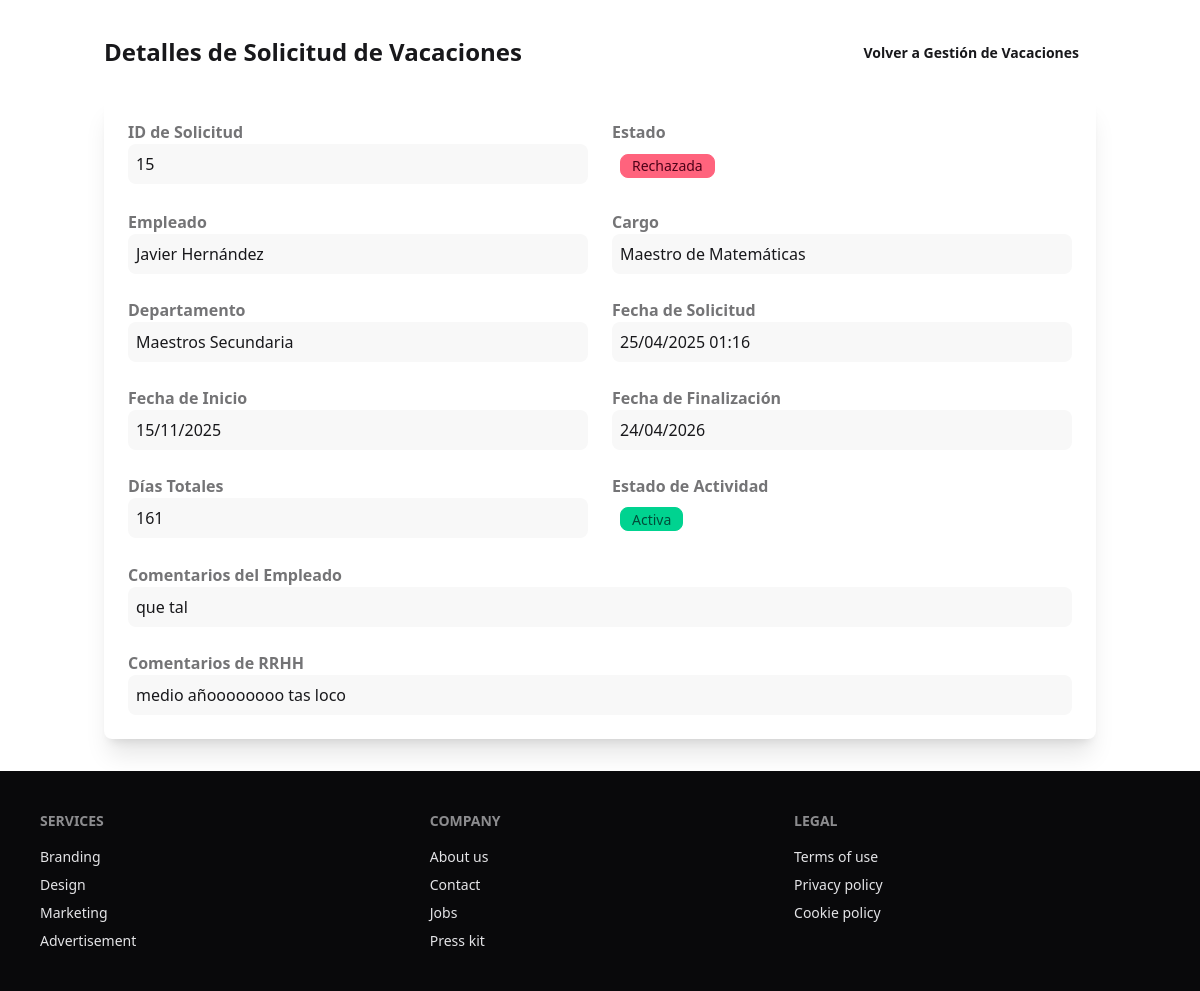
The page /rrhh/vacaciones/ver_vacaciones.php?id=15 (signed in) on the database its author committed.
### tables this page shows
CREATE TABLE `VACACIONES` (
  `id_vacaciones` int(11) NOT NULL,
  `id_empleado` int(11) DEFAULT NULL,
  `fecha_inicio` date DEFAULT NULL,
  `fecha_finalizacion` date DEFAULT NULL,
  `estado` tinyint(1) DEFAULT NULL,
  `dias_totales` int(11) DEFAULT NULL,
  `comentarios` text DEFAULT NULL,
  `estado_aprobacion` enum('pendiente','aprobada','rechazada') DEFAULT 'pendiente',
  `fecha_solicitud` timestamp NULL DEFAULT current_timestamp(),
  `comentario_rrhh` text DEFAULT NULL
);

CREATE TABLE `EMPLEADOS` (
  `id_empleado` int(11) NOT NULL,
  `cargo` varchar(50) DEFAULT NULL,
  `fecha_nacimiento` date DEFAULT NULL,
  `fecha_ingreso_escuela` date DEFAULT NULL,
  `rfc` varchar(13) DEFAULT NULL,
  `estado_activo` tinyint(1) DEFAULT NULL,
  `nss` varchar(20) DEFAULT NULL,
  `domicilio` varchar(255) DEFAULT NULL,
  `telefono_personal` varchar(20) DEFAULT NULL,
  `curp` varchar(18) DEFAULT NULL,
  `id_departamento` int(11) DEFAULT NULL,
  `correo` varchar(100) DEFAULT NULL,
  `contraseña` varchar(255) DEFAULT NULL,
  `foto_de_perfil` blob DEFAULT NULL,
  `nickname` varchar(50) DEFAULT NULL,
  `historial_permisos` text DEFAULT NULL,
  `rol` varchar(100) DEFAULT NULL
);

CREATE TABLE `DEPARTAMENTO` (
  `id_departamento` int(11) NOT NULL,
  `tipo` varchar(50) DEFAULT NULL,
  `nombre_departamento` varchar(100) DEFAULT NULL
);

### rrhh/vacaciones/ver_vacaciones.php (the view, shortened to what this page needs)
<?php
require_once '../../config/config.php';
include '../../includes/header.php';
$conn = new mysqli($db_host, $db_user, $db_password, $db_name);
$conn->set_charset("utf8");
$id_vacaciones = filter_var($_GET['id'], FILTER_SANITIZE_NUMBER_INT);
$sql = "SELECT v.*, e.nickname, e.cargo, d.nombre_departamento
        FROM VACACIONES v
        JOIN EMPLEADOS e ON v.id_empleado = e.id_empleado
        JOIN DEPARTAMENTO d ON e.id_departamento = d.id_departamento
        WHERE v.id_vacaciones = ?";
$stmt = $conn->prepare($sql);
$stmt->bind_param("i", $id_vacaciones);
$stmt->execute();
$result = $stmt->get_result();
$vacaciones = $result->fetch_assoc();
?>
<div class="container mx-auto px-4 py-8">
    <div class="flex justify-between items-center mb-6">
        <h1 class="text-2xl font-bold">Detalles de Solicitud de Vacaciones</h1>
        <div class="flex space-x-4">
            <a href="index.php" class="btn btn-ghost">
                Volver a Gestión de Vacaciones
            </a>
        </div>
    </div>
    <div class="bg-base-100 shadow-xl rounded-lg p-6">
        <div class="grid grid-cols-1 md:grid-cols-2 gap-6">
            <div class="form-control">
                <label class="label">
                    <span class="label-text font-bold">ID de Solicitud</span>
                </label>
                <div class="p-2 bg-base-200 rounded-lg">
                    <?php echo $vacaciones['id_vacaciones']; ?>
                </div>
            </div>
            <div class="form-control">
                <label class="label">
                    <span class="label-text font-bold">Estado</span>
                </label>
                <div class="p-2">
                    <span class="badge <?php
                        echo isset($vacaciones['estado_aprobacion']) ?
                            ($vacaciones['estado_aprobacion'] == 'aprobada' ? 'badge-success' :
                            ($vacaciones['estado_aprobacion'] == 'rechazada' ? 'badge-error' : 'badge-warning'))
                            : 'badge-warning';
                    ?>">
                        <?php
                        echo isset($vacaciones['estado_aprobacion']) ?
                            ($vacaciones['estado_aprobacion'] == 'aprobada' ? 'Aprobada' :
                            ($vacaciones['estado_aprobacion'] == 'rechazada' ? 'Rechazada' : 'Pendiente'))
                            : 'Pendiente';
                        ?>
                    </span>
                </div>
            </div>
            <div class="form-control">
                <label class="label">
                    <span class="label-text font-bold">Empleado</span>
                </label>
                <div class="p-2 bg-base-200 rounded-lg">
                    <?php echo htmlspecialchars($vacaciones['nickname']); ?>
                </div>
            </div>
            <div class="form-control">
                <label class="label">
                    <span class="label-text font-bold">Cargo</span>
                </label>
                <div class="p-2 bg-base-200 rounded-lg">
                    <?php echo htmlspecialchars($vacaciones['cargo']); ?>
                </div>
            </div>
            <div class="form-control">
                <label class="label">
                    <span class="label-text font-bold">Departamento</span>
                </label>
                <div class="p-2 bg-base-200 rounded-lg">
                    <?php echo htmlspecialchars($vacaciones['nombre_departamento']); ?>
                </div>
            </div>
            <div class="form-control">
                <label class="label">
                    <span class="label-text font-bold">Fecha de Solicitud</span>
                </label>
                <div class="p-2 bg-base-200 rounded-lg">
                    <?php echo isset($vacaciones['fecha_solicitud']) ? date('d/m/Y H:i', strtotime($vacaciones['fecha_solicitud'])) : 'N/A'; ?>
                </div>
            </div>
            <div class="form-control">
                <label class="label">
                    <span class="label-text font-bold">Fecha de Inicio</span>
                </label>
                <div class="p-2 bg-base-200 rounded-lg">
                    <?php echo date('d/m/Y', strtotime($vacaciones['fecha_inicio'])); ?>
                </div>
            </div>
            <div class="form-control">
                <label class="label">
                    <span class="label-text font-bold">Fecha de Finalización</span>
                </label>
                <div class="p-2 bg-base-200 rounded-lg">
                    <?php echo date('d/m/Y', strtotime($vacaciones['fecha_finalizacion'])); ?>
                </div>
            </div>
            <div class="form-control">
                <label class="label">
                    <span class="label-text font-bold">Días Totales</span>
                </label>
                <div class="p-2 bg-base-200 rounded-lg">
                    <?php echo $vacaciones['dias_totales']; ?>
                </div>
            </div>
            <div class="form-control">
                <label class="label">
                    <span class="label-text font-bold">Estado de Actividad</span>
                </label>
                <div class="p-2">
                    <span class="badge <?php echo isset($vacaciones['estado']) && $vacaciones['estado'] == 1 ? 'badge-success' : 'badge-error'; ?>">
                        <?php echo isset($vacaciones['estado']) && $vacaciones['estado'] == 1 ? 'Activa' : 'Finalizada'; ?>
                    </span>
                </div>
            </div>
            <?php if (isset($vacaciones['comentarios']) && !empty($vacaciones['comentarios'])): ?>
            <div class="form-control md:col-span-2">
                <label class="label">
                    <span class="label-text font-bold">Comentarios del Empleado</span>
                </label>
                <div class="p-2 bg-base-200 rounded-lg">
                    <?php echo nl2br(htmlspecialchars($vacaciones['comentarios'])); ?>
                </div>
            </div>
            <?php endif; ?>
            <?php if (isset($vacaciones['comentario_rrhh']) && !empty($vacaciones['comentario_rrhh'])): ?>
            <div class="form-control md:col-span-2">
                <label class="label">
                    <span class="label-text font-bold">Comentarios de RRHH</span>
                </label>
                <div class="p-2 bg-base-200 rounded-lg">
                    <?php echo nl2br(htmlspecialchars($vacaciones['comentario_rrhh'])); ?>
                </div>
            </div>
            <?php endif; ?>
        </div>
    </div>
</div>
<?php
include '../../includes/footer.php';
?>

### rows shown on the page
vacaciones: id_vacaciones "15", id_empleado.nickname "Javier Hernández", id_empleado.cargo "Maestro de Matemáticas", departamento.nombre_departamento "Maestros Secundaria", fecha_solicitud "25/04/2025 01:16", fecha_inicio "15/11/2025", fecha_finalizacion "24/04/2026", dias_totales "161", comentarios "que tal", comentario_rrhh "medio añoooooooo tas loco"
